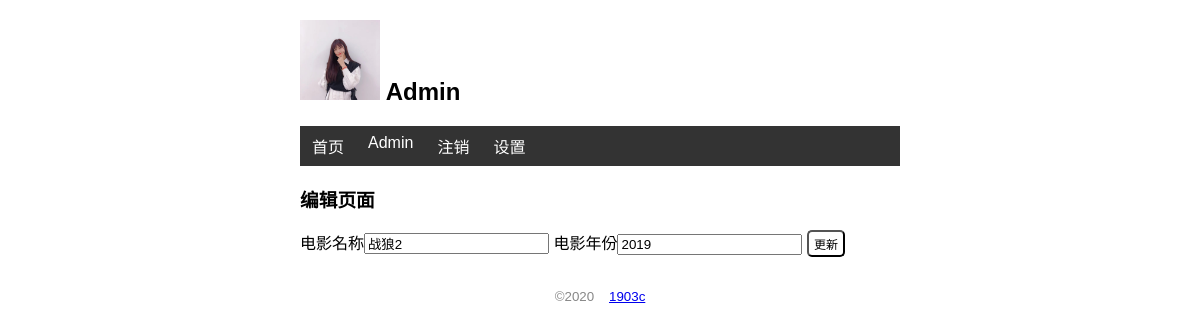
Screenshot of /movie/edit/1 (signed in) with the database file from the repository.
### app.py (models this page shows, shortened)
class User(db.Model,UserMixin):
    id = db.Column(db.Integer,primary_key=True)
    name = db.Column(db.String(24))
    username = db.Column(db.String(20))
    password_hash = db.Column(db.String(128))

class Movie(db.Model):
    id = db.Column(db.Integer,primary_key=True)
    title = db.Column(db.String(64))
    year = db.Column(db.String(4))

### app.py (the view, shortened to what this page needs)
@app.route('/movie/edit/<int:movie_id>',methods=['GET','POST'])
@login_required
def edit(movie_id):
    movie = Movie.query.get_or_404(movie_id)
    context = {"movie":movie}
    return render_template("edit.html",**context)

### app.py (called while the page is built)
@login_manager.user_loader
def load_user(user_id):  # 创建用户加载回调函数，接受用户ID作为参数
    user = User.query.get(user_id)
    return user

@app.context_processor
def common_user():
    user = User.query.first()
    return dict(user=user)

### templates/edit.html
{% extends 'base.html' %}
{% block content %}
<h3>编辑页面</h3>
<form method="post" action="">
    电影名称<input type="text" name="title" autocomplete="off" value="{{ movie.title }}" required>
    电影年份<input type="text" name="year" autocomplete="off" value="{{ movie.year }}" required>
    <input type="submit" value="更新" class="btn">
</form>
{% endblock %}

### templates/base.html (shortened to what this page needs)
<!DOCTYPE html>
<html lang="en">
<head>
    {% block head %}
    <link rel="stylesheet" href="{{ url_for('static',filename='css/style.css') }}">
    {% endblock %}
</head>
<body>
    <h2>
        <img src="{{ url_for('static',filename='images/tt2.jpg') }}" alt="头像" class="avatar">
        {{ user.name }}
    </h2>
    <nav>
        <ul>
            <li>
                <a href="{{ url_for('index') }}">首页</a>
            </li>
            {% if not current_user.is_authenticated %}
            <li>
                <a href="{{ url_for('login') }}">登陆</a>
            </li>
            {% else %}
            <li>
                <a href="">{{current_user.name}}</a>
            </li>
            {% endif %}
            {% if current_user.is_authenticated %}
            <li>
                <a href="{{ url_for('logout') }}">注销</a>
            </li>
            <li>
                <a href="{{ url_for('setting') }}">设置</a>
            </li>
            {% endif %}
        </ul>
    </nav>
    {% block content %}
    {% endblock %}
    <footer>
        <small>
            &copy;2020 &nbsp;&nbsp;&nbsp;<a href="#">1903c</a>
        </small>
    </footer>
</body>
</html>

### static/css/style.css (style rules this page uses)
.avatar { width: 80px; }
body { margin: 0 auto; max-width: 600px; font-size: 16px; font-family: Arial, Helvetica, sans-serif; }
footer { color: #888888; margin-top: 20px; text-align: center; padding: 10px; }
nav ul { list-style-type: none; margin: 0; padding: 0; overflow: hidden; background-color: #333333; }
nav li { float: left; }
nav li a { display: block; color: white; text-align: center; padding: 8px 12px; text-decoration: none; }
.btn { font-size: 12px; padding: 3px 5px; text-decoration: none; cursor: pointer; background-color: white; color: black; border: 1px soild #555555; border-radius: 5px; }

### rows the page displays
User: name "Admin"
Movie: title "战狼2", year "2019"
